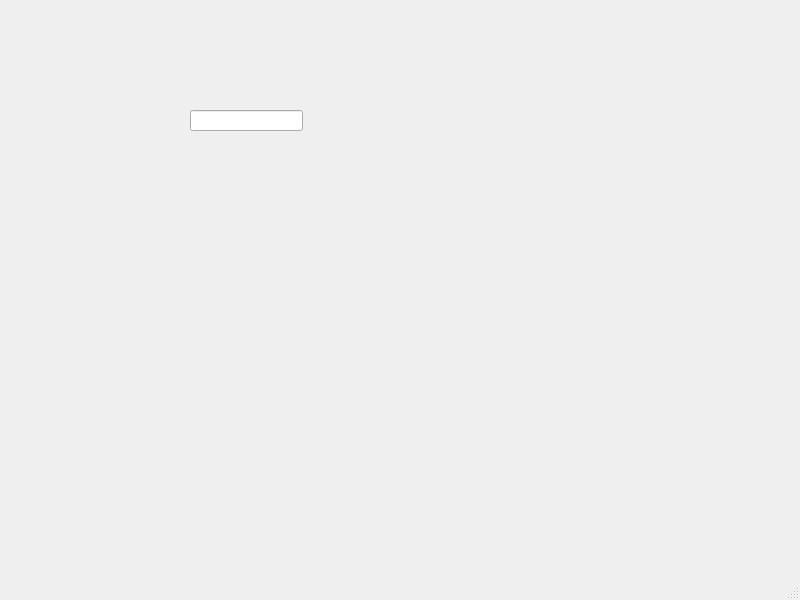
<?xml version="1.0" encoding="UTF-8"?>
<ui version="4.0">
 <class>MainWindow</class>
 <widget class="QMainWindow" name="MainWindow">
  <property name="geometry">
   <rect>
    <x>0</x>
    <y>0</y>
    <width>800</width>
    <height>600</height>
   </rect>
  </property>
  <property name="windowTitle">
   <string>MainWindow</string>
  </property>
  <widget class="QWidget" name="centralwidget">
   <widget class="QLineEdit" name="lineEdit">
    <property name="geometry">
     <rect>
      <x>190</x>
      <y>110</y>
      <width>113</width>
      <height>21</height>
     </rect>
    </property>
   </widget>
  </widget>
  <widget class="QMenuBar" name="menubar">
   <property name="geometry">
    <rect>
     <x>0</x>
     <y>0</y>
     <width>800</width>
     <height>24</height>
    </rect>
   </property>
  </widget>
  <widget class="QStatusBar" name="statusbar"/>
 </widget>
 <resources/>
 <connections/>
</ui>
